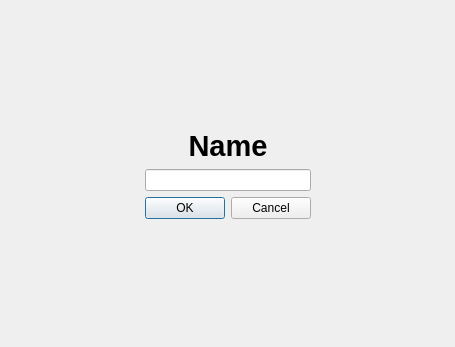
<?xml version="1.0" encoding="UTF-8"?>
<ui version="4.0">
 <class>StudentLoginWidget</class>
 <widget class="QWidget" name="StudentLoginWidget">
  <property name="geometry">
   <rect>
    <x>0</x>
    <y>0</y>
    <width>455</width>
    <height>347</height>
   </rect>
  </property>
  <property name="windowTitle">
   <string>Form</string>
  </property>
  <property name="styleSheet">
   <string notr="true"/>
  </property>
  <layout class="QHBoxLayout" name="horizontalLayout">
   <item>
    <spacer name="horizontalSpacer">
     <property name="orientation">
      <enum>Qt::Horizontal</enum>
     </property>
     <property name="sizeHint" stdset="0">
      <size>
       <width>119</width>
       <height>17</height>
      </size>
     </property>
    </spacer>
   </item>
   <item>
    <layout class="QVBoxLayout" name="verticalLayout_2">
     <item>
      <spacer name="verticalSpacer_2">
       <property name="orientation">
        <enum>Qt::Vertical</enum>
       </property>
       <property name="sizeHint" stdset="0">
        <size>
         <width>20</width>
         <height>40</height>
        </size>
       </property>
      </spacer>
     </item>
     <item>
      <layout class="QVBoxLayout" name="verticalLayout">
       <item>
        <widget class="QLabel" name="label">
         <property name="font">
          <font>
           <pointsize>22</pointsize>
           <weight>75</weight>
           <bold>true</bold>
          </font>
         </property>
         <property name="text">
          <string>Name</string>
         </property>
         <property name="alignment">
          <set>Qt::AlignCenter</set>
         </property>
        </widget>
       </item>
       <item>
        <widget class="QLineEdit" name="studentInput"/>
       </item>
       <item>
        <widget class="QDialogButtonBox" name="buttonBox">
         <property name="standardButtons">
          <set>QDialogButtonBox::Cancel|QDialogButtonBox::Ok</set>
         </property>
         <property name="centerButtons">
          <bool>true</bool>
         </property>
        </widget>
       </item>
      </layout>
     </item>
     <item>
      <spacer name="verticalSpacer">
       <property name="orientation">
        <enum>Qt::Vertical</enum>
       </property>
       <property name="sizeHint" stdset="0">
        <size>
         <width>20</width>
         <height>40</height>
        </size>
       </property>
      </spacer>
     </item>
    </layout>
   </item>
   <item>
    <spacer name="horizontalSpacer_2">
     <property name="orientation">
      <enum>Qt::Horizontal</enum>
     </property>
     <property name="sizeHint" stdset="0">
      <size>
       <width>120</width>
       <height>17</height>
      </size>
     </property>
    </spacer>
   </item>
  </layout>
 </widget>
 <resources/>
 <connections/>
</ui>
